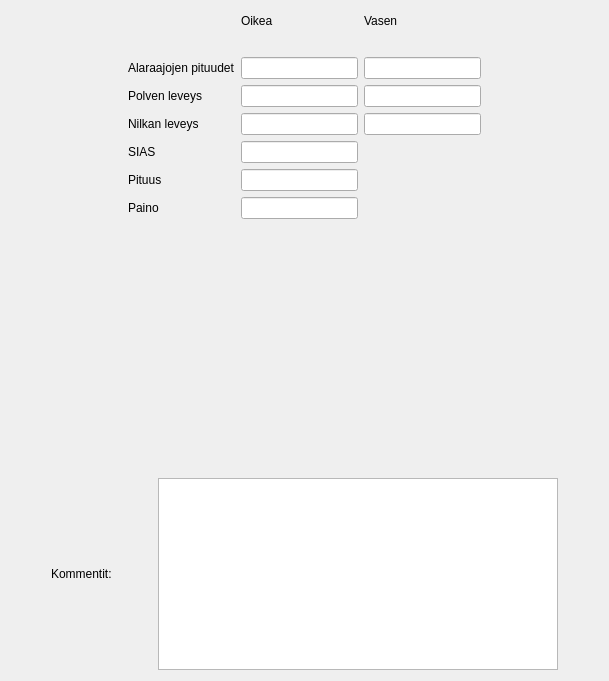
      <widget class="QWidget" name="tabAntrop">
       <attribute name="title">
        <string>Antrop. mitat</string>
       </attribute>
       <layout class="QVBoxLayout" name="verticalLayout_13">
        <item>
         <layout class="QGridLayout" name="gridLayout_15">
          <item row="1" column="3">
           <widget class="QLabel" name="label_263">
            <property name="text">
             <string>Vasen</string>
            </property>
           </widget>
          </item>
          <item row="1" column="4">
           <spacer name="horizontalSpacer_62">
            <property name="orientation">
             <enum>Qt::Horizontal</enum>
            </property>
            <property name="sizeHint" stdset="0">
             <size>
              <width>40</width>
              <height>20</height>
             </size>
            </property>
           </spacer>
          </item>
          <item row="9" column="1">
           <widget class="QLabel" name="label_264">
            <property name="text">
             <string>Paino</string>
            </property>
           </widget>
          </item>
          <item row="1" column="2">
           <widget class="QLabel" name="label_266">
            <property name="text">
             <string>Oikea</string>
            </property>
           </widget>
          </item>
          <item row="7" column="1">
           <widget class="QLabel" name="label_265">
            <property name="text">
             <string>SIAS</string>
            </property>
           </widget>
          </item>
          <item row="4" column="1">
           <widget class="QLabel" name="label_267">
            <property name="text">
             <string>Polven leveys</string>
            </property>
           </widget>
          </item>
          <item row="8" column="1">
           <widget class="QLabel" name="label_85">
            <property name="text">
             <string>Pituus</string>
            </property>
           </widget>
          </item>
          <item row="3" column="1">
           <widget class="QLabel" name="label_268">
            <property name="text">
             <string>Alaraajojen pituudet</string>
            </property>
           </widget>
          </item>
          <item row="2" column="0">
           <spacer name="horizontalSpacer_61">
            <property name="orientation">
             <enum>Qt::Horizontal</enum>
            </property>
            <property name="sizeHint" stdset="0">
             <size>
              <width>40</width>
              <height>20</height>
             </size>
            </property>
           </spacer>
          </item>
          <item row="6" column="1">
           <widget class="QLabel" name="label_262">
            <property name="text">
             <string>Nilkan leveys</string>
            </property>
           </widget>
          </item>
          <item row="3" column="2">
           <widget class="QLineEdit" name="lnAntropAlaraajaOik">
            <property name="inputMask">
             <string>9999; </string>
            </property>
            <property name="text">
             <string/>
            </property>
           </widget>
          </item>
          <item row="3" column="3">
           <widget class="QLineEdit" name="lnAntropAlaraajaVas">
            <property name="inputMask">
             <string>9999; </string>
            </property>
           </widget>
          </item>
          <item row="4" column="2">
           <widget class="QLineEdit" name="lnAntropPolviOik">
            <property name="inputMask">
             <string>9999; </string>
            </property>
           </widget>
          </item>
          <item row="4" column="3">
           <widget class="QLineEdit" name="lnAntropPolviVas">
            <property name="inputMask">
             <string>9999; </string>
            </property>
           </widget>
          </item>
          <item row="6" column="2">
           <widget class="QLineEdit" name="lnAntropNilkkaOik">
            <property name="inputMask">
             <string>9999; </string>
            </property>
           </widget>
          </item>
          <item row="7" column="2">
           <widget class="QLineEdit" name="lnAntropSIAS">
            <property name="inputMask">
             <string>9999; </string>
            </property>
           </widget>
          </item>
          <item row="8" column="2">
           <widget class="QLineEdit" name="lnAntropPituus">
            <property name="inputMask">
             <string>9999; </string>
            </property>
           </widget>
          </item>
          <item row="9" column="2">
           <widget class="QLineEdit" name="lnAntropPaino">
            <property name="inputMask">
             <string>9999; </string>
            </property>
           </widget>
          </item>
          <item row="6" column="3">
           <widget class="QLineEdit" name="lnAntropNilkkaVas">
            <property name="inputMask">
             <string>9999; </string>
            </property>
           </widget>
          </item>
         </layout>
        </item>
        <item>
         <spacer name="verticalSpacer_16">
          <property name="orientation">
           <enum>Qt::Vertical</enum>
          </property>
          <property name="sizeHint" stdset="0">
           <size>
            <width>20</width>
            <height>253</height>
           </size>
          </property>
         </spacer>
        </item>
        <item>
         <layout class="QHBoxLayout" name="horizontalLayout_9">
          <item>
           <spacer name="horizontalSpacer_40">
            <property name="orientation">
             <enum>Qt::Horizontal</enum>
            </property>
            <property name="sizeHint" stdset="0">
             <size>
              <width>40</width>
              <height>20</height>
             </size>
            </property>
           </spacer>
          </item>
          <item>
           <widget class="QLabel" name="label_240">
            <property name="text">
             <string>Kommentit:</string>
            </property>
           </widget>
          </item>
          <item>
           <spacer name="horizontalSpacer_41">
            <property name="orientation">
             <enum>Qt::Horizontal</enum>
            </property>
            <property name="sizeHint" stdset="0">
             <size>
              <width>40</width>
              <height>20</height>
             </size>
            </property>
           </spacer>
          </item>
          <item>
           <widget class="QTextEdit" name="cmtAntrop">
            <property name="minimumSize">
             <size>
              <width>400</width>
              <height>0</height>
             </size>
            </property>
           </widget>
          </item>
          <item>
           <spacer name="horizontalSpacer_42">
            <property name="orientation">
             <enum>Qt::Horizontal</enum>
            </property>
            <property name="sizeHint" stdset="0">
             <size>
              <width>40</width>
              <height>20</height>
             </size>
            </property>
           </spacer>
          </item>
         </layout>
        </item>
       </layout>
      </widget>
